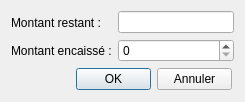
<?xml version="1.0" encoding="UTF-8"?>
<ui version="4.0">
 <class>BDReglerUneNote</class>
 <widget class="QDialog" name="BDReglerUneNote">
  <property name="geometry">
   <rect>
    <x>0</x>
    <y>0</y>
    <width>245</width>
    <height>102</height>
   </rect>
  </property>
  <property name="windowTitle">
   <string>Dialog</string>
  </property>
  <layout class="QGridLayout" name="gridLayout">
   <item row="0" column="0">
    <layout class="QVBoxLayout" name="verticalLayout_2">
     <item>
      <widget class="QLabel" name="label">
       <property name="text">
        <string>Montant restant :</string>
       </property>
      </widget>
     </item>
     <item>
      <widget class="QLabel" name="label_2">
       <property name="text">
        <string>Montant encaissé :</string>
       </property>
      </widget>
     </item>
    </layout>
   </item>
   <item row="0" column="1">
    <layout class="QVBoxLayout" name="verticalLayout">
     <item>
      <widget class="QLineEdit" name="lineEditMontantRestant">
       <property name="alignment">
        <set>Qt::AlignRight|Qt::AlignTrailing|Qt::AlignVCenter</set>
       </property>
       <property name="readOnly">
        <bool>true</bool>
       </property>
      </widget>
     </item>
     <item>
      <widget class="QSpinBox" name="spinBoxMontantEncaisse">
       <property name="singleStep">
        <number>500</number>
       </property>
      </widget>
     </item>
    </layout>
   </item>
   <item row="1" column="0" colspan="2">
    <layout class="QFormLayout" name="formLayout">
     <property name="formAlignment">
      <set>Qt::AlignRight|Qt::AlignTop|Qt::AlignTrailing</set>
     </property>
     <property name="rightMargin">
      <number>8</number>
     </property>
     <item row="0" column="0">
      <widget class="QPushButton" name="btn_ok">
       <property name="maximumSize">
        <size>
         <width>75</width>
         <height>23</height>
        </size>
       </property>
       <property name="text">
        <string>OK</string>
       </property>
      </widget>
     </item>
     <item row="0" column="1">
      <widget class="QPushButton" name="btn_annuler">
       <property name="maximumSize">
        <size>
         <width>75</width>
         <height>23</height>
        </size>
       </property>
       <property name="text">
        <string>Annuler</string>
       </property>
      </widget>
     </item>
    </layout>
   </item>
  </layout>
 </widget>
 <resources/>
 <connections/>
</ui>
